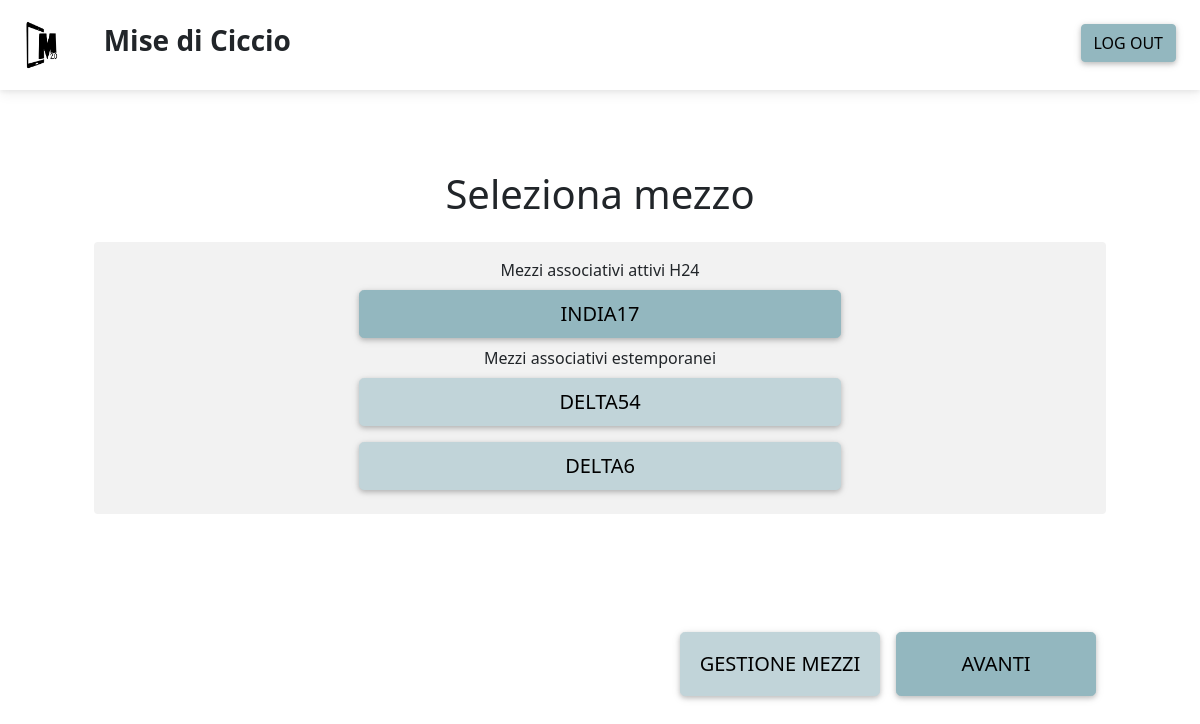
/home_sc/ (signed in), run on an earlier commit of the app's database.
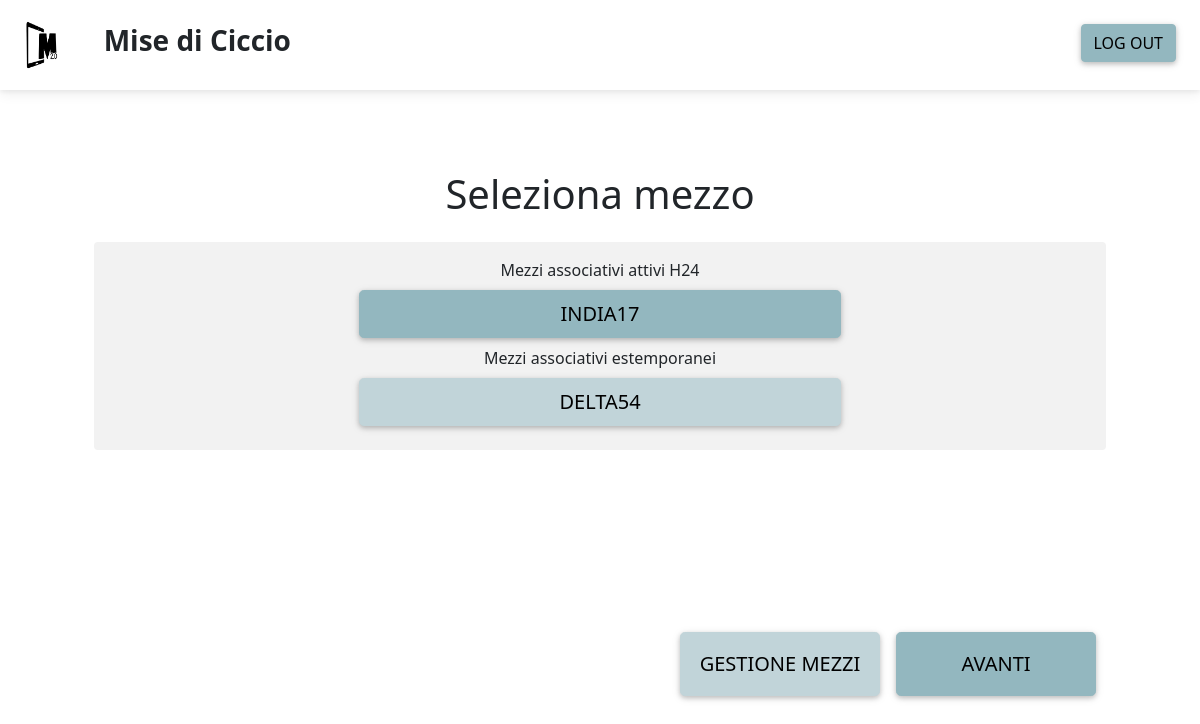
And on a later commit of the database.
### scheda/models.py (models this page shows)
class Mezzo(models.Model):
    id_mezzo = models.AutoField(primary_key = True)
    nome = models.CharField(unique = True, max_length = 10)
    tipologia = models.CharField(max_length = 10)
    all_day = models.BooleanField(default = False)
    username = models.ForeignKey(MyUser, on_delete = models.CASCADE)
    num_mezzo = models.IntegerField()
    equip_min = models.IntegerField()

### scheda/views.py (the view)
# urls.py: path('home_sc/', scheda.HomeSocieta.as_view(), name='home_sc'),
class HomeSocieta(generic.View):
    def get(self, request):
        template_name = 'home_sc.html'
        mezzi = Mezzo.objects.filter(username=request.user.id)
        mezzitemp = []
        for m in mezzi:
            if m.all_day == False:
                mezzitemp.append(m)
        return render(request, template_name, context={'mezzi':mezzi,'mezzitemp':mezzitemp})

### templates/home_sc.html (shortened to what this page needs)
{% extends 'base.html' %}
{% load static %}
{% block content %}
<nav class="navbar navbar-light d-flex justify-content-start">
    <a class="navbar-brand ms-3" href="#">
        <img
        src="{% static 'img/logoHCI.png' %}"
        height="50"
        loading="lazy"
        />
    </a>
    <div class="ms-0 p-3">
        <h3><strong>{{request.user.corporation}}</strong></h3>
    </div>
    <a href="{% url 'logout' %}" class="btn btn-primary m-4" style="position: absolute; right: 0; top: 0;">Log out</a>
</nav>
<div class="container-sm p-3 rounded bg-white text-center d-flex flex-column">
    <div class="container mt-5 text-center bg-white">
        <h1 class="m-3">Seleziona mezzo</h1>
    </div>
    <form action="{% url 'mezzo_scelto' %}" method="get">
        <div class="container pt-2 ps-5 pe-5 mb-auto bg-white" style="overflow: auto;">
            <div class="container-sm p-3 rounded text-center bg-light" >
                {% if mezzi %}
                    <p class="slogan mb-0">Mezzi associativi attivi H24</p>
                    {% for m in mezzi %}
                        {% if m.all_day %}
                            <div class="row">
                                <div class="col m-2">
                                    <label class="btn btn-primary btn-lg w-50" for="{{ m.nome }}">{{ m.nome }}</label>
                                </div>
                            </div>
                        {% endif %}
                    {% endfor %}
                    <p class="slogan mb-0">Mezzi associativi estemporanei</p>
                    {% for m in mezzitemp %}
                        <div class="row">
                            <div class="col m-2">
                                <label class="btn btn-secondary btn-lg w-50" for="{{ m.nome }}">{{ m.nome }}</label>
                            </div>
                        </div>
                    {% endfor %}
                {% else %}
                    <p class="slogan mb-0">Non sono ancora presenti mezzi associativi.</p>
                    <p class="slogan mb-0">Per crearne di nuovi vai in <a href="{% url 'gestione_mezzi' %}" class="text-decoration-none" style="color: var(--bs-info);"><strong>GESTIONE MEZZI</strong></a></p>
                {% endif %}
            </div>
            <div class="container p-5 mt-auto mb-5 me-5 text-center bg-white position-absolute bottom-0 end-0">
                <div class="row">
                    <div class="col d-flex justify-content-end">
                        <a href="{% url 'gestione_mezzi' %}" role="button" class="btn p-3 btn-secondary m-2 btn-lg" type="submit" style="width: 200px;">
                            Gestione mezzi
                        </a>
                        <input type="submit" class="btn p-3 btn-primary btn-lg m-2" value='Avanti' style="width: 200px;">
                    </div>
                </div>
            </div>
        </div>
    </form>
</div>
{% endblock %}
{% block scripts %}
<link rel="stylesheet" href="https://cdnjs.cloudflare.com/ajax/libs/bootstrap-select/1.13.1/css/bootstrap-select.css" />
{% endblock %}

What changed in the data, as far as the page shows it:
removed Mezzo: nome "DELTA6"
